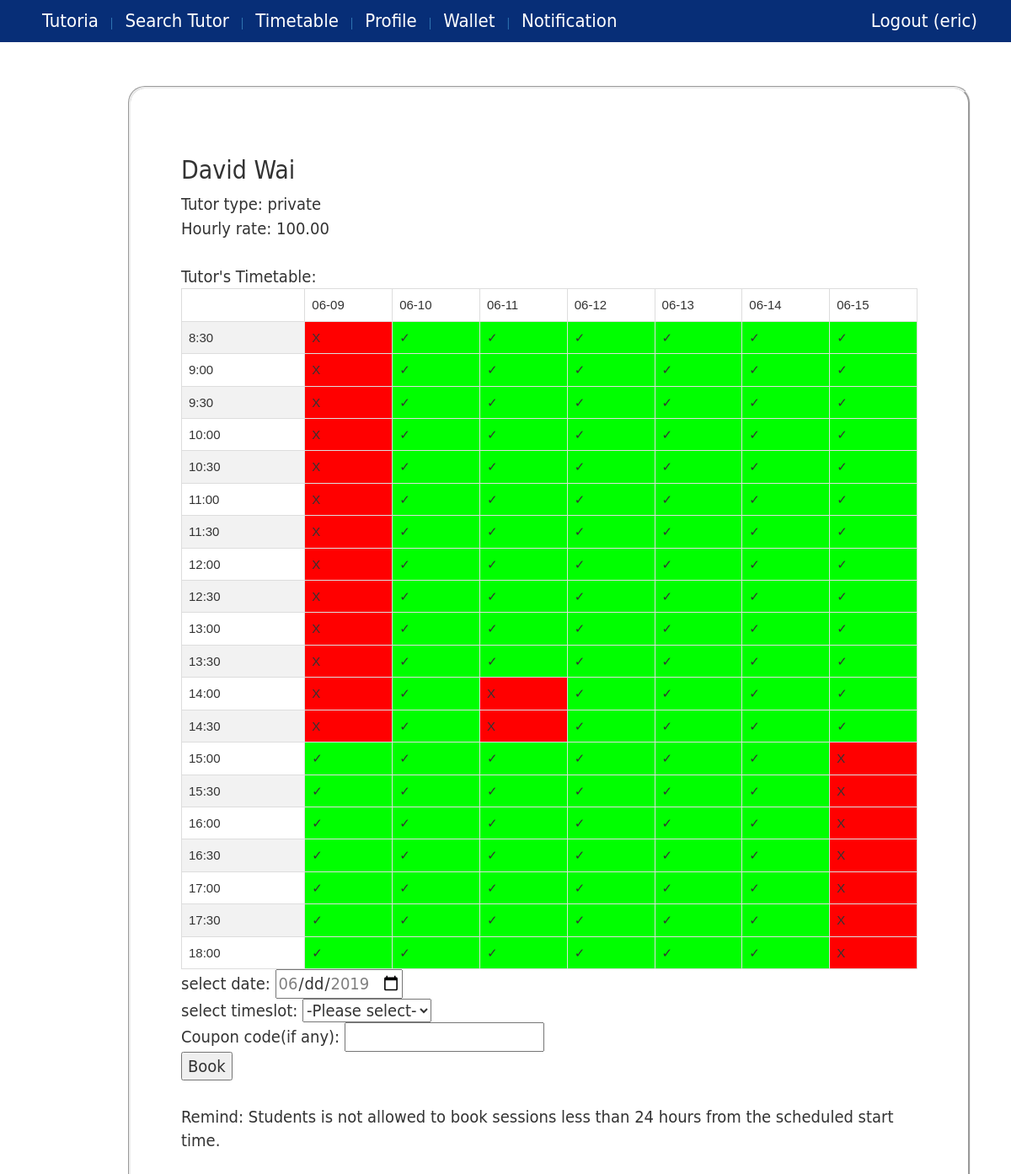
Screenshot of /booktutor/1 (signed in) with the database file from the repository.
### core/models.py (models this page shows, shortened)
class Tutor(models.Model):
    profile = models.OneToOneField(Profile, on_delete=models.CASCADE)
    tutor_type =  models.ForeignKey(TutorType, blank=True, null=True )
    hourly_rate = models.DecimalField(max_digits=10, decimal_places=2, default=Decimal(0.0))
    tag = models.ManyToManyField(Tag, blank=True)
    university = models.ForeignKey(University, blank=True,null=True)
    course = models.ManyToManyField(Course, blank=True)
    bio = models.CharField(max_length=500, blank=True,null=True)
    isHideProfile = models.BooleanField(default=False)
    @property
    def getTutorType(self):
        try:
            return self.tutor_type.tutor_type
        except:
            return ""
    @property
    def isPrivateTutor(self):
        return self.tutor_type.tutor_type=="private"

class Profile(models.Model):
    user = models.OneToOneField(User, on_delete=models.CASCADE)
    phone = models.CharField(max_length=20)
    user_type =  models.ForeignKey(UserType)
    image = models.ImageField(upload_to='profile_image',blank=True)
    wallet = models.OneToOneField(Wallet)
    @property
    def isStudent(self):
        return self.user_type.user_type=="student" or self.user_type.user_type=="both"
    @property
    def isTutor(self):
        return self.user_type.user_type=="tutor" or self.user_type.user_type=="both"
    @property
    def getUserFullName(self):
        user=self.user
        fname=""
        if user.first_name != None:
            fname += user.first_name
        if user.first_name != None and user.last_name != None:
            fname += " " + user.last_name
        elif user.last_name != None:
            fname += user.last_name
        return fname
    @property
    def hasNotification(self):
        return len(Notification.objects.filter(profile=self,checked=False))>0

class TutorType(models.Model):
    tutor_type =  models.CharField(max_length=10)

### core/views.py (the view, shortened to what this page needs)
# urls.py: url(r'^booktutor/(?P<tutor_id>[0-9]+)$', views.bookTutor, name='book_tutor'),
@login_required
def bookTutor(request, tutor_id):
    if request.user.username =="admin":
        request.session['title'] = "Restricted Access"
        request.session['message'] = "You are logged-in as admin."
        return HttpResponseRedirect(reverse('message'))
    if not request.user.profile.isStudent:
        request.session['title'] = "Restricted Access"
        request.session['message'] = "Only student can book tutor."
        return HttpResponseRedirect(reverse('message'))
    tutor = get_object_or_404(Tutor, pk=tutor_id)
    student = request.user.profile.student
    if request.user.profile.isTutor and tutor == request.user.profile.tutor:
        request.session['title'] = "Restricted Access"
        request.session['message'] = "You cannot book tutorial session with yourself."
        return HttpResponseRedirect(reverse('message'))
    context={}
    current = getCurrentDatetime()
    week_after = current + timedelta(days=7)
    context['tutor']=tutor
    row_list = generateBookingTimetable(tutor, student)
    context['row_list']=zip(*row_list)
    if tutor.isPrivateTutor:
        amount = tutor.hourly_rate*Decimal(1.05)
        context['fee']= '%.2f'%amount
    row_list = generateBookingTimetable(tutor, student)
    context['row_list']=zip(*row_list)
    return render(request, 'book_tutor.html', context)

### core/datetimeUtils.py (called while the page is built)
def toLocalDatetime(date):
    local_timezone = timezone(settings.TIME_ZONE)
    try:
        result = date.astimezone(local_timezone)
    except Exception:
        result = date
    return result

def getCurrentDatetime():
    return toLocalDatetime(datetime.now())

### core/utility.py (called while the page is built)
def validateBookingDatetime(date_start, date_end, tutor, student):
    if date_start < getCurrentDatetime()+timedelta(hours=24):
        return False
    if date_start > getCurrentDatetime()+timedelta(days=7):
        return False
    session_list = Session.objects.filter(tutor=tutor).exclude(status="cancelled").exclude(end_date__lte=date_start).exclude(start_date__gte=date_end)
    if len(session_list)>0:
        return False
    if student!=None:
        session_list = Session.objects.filter(student=student).exclude(status="cancelled").exclude(end_date__lte=date_start).exclude(start_date__gte=date_end)
        if len(session_list)>0:
            return False
    return True

### core/templates/book_tutor.html (shortened to what this page needs)
{% extends 'base.html' %}
{% block content %}
<h2>{{tutor.profile.getUserFullName}}</h2>
Tutor type: {{tutor.getTutorType}} <br/>
{% if tutor.isPrivateTutor %}
    Hourly rate: {{tutor.hourly_rate}}<br/>
{% endif %}
<br/>
Tutor's Timetable:
<table id="timetable">
    {% for row in row_list %}
        <tr>
            {% for cell in row %}
                {% if cell is False %}
                    <td bgcolor="#FF0000">X</td>
                {% elif cell is True %}
                    <td bgcolor="#00FF00">✓</td>
                {% else %}
                    <td style="width: 12px">{{cell}}</td>
                {% endif %}
            {% endfor %}
        </tr>
    {% endfor %}
</table>
<form action="{% url 'book_tutor' tutor.id %}" method="POST">
    {% csrf_token %} select date:
    <input id="booking_date" type="date" name="booking_date" /><br/>
    select timeslot:
    {% if tutor.getTutorType == "private" %}
        <select id="booking_time" name="booking_time">
            <option disabled selected value="notSelected"> -Please select- </option>
        </select>
    {% endif %}
    <br/>
    {% if tutor.isPrivateTutor %}
        Coupon code(if any): <input type="text" name="coupon_code" maxlength="12" /> <br/>
        <button type="submit" onclick="return validateFrom(); return confirmBookSession();">Book</button>
    {% else %}
        <button type="submit" onclick="return validateFrom();">Book</button>
    {% endif %}
    <br/><br/>
    <p>Remind: Students is not allowed to book sessions less than 24 hours from the scheduled start time.</p>
</form>
{% endblock %}

### core/templates/base.html (shortened to what this page needs)
{% load static %}
<!DOCTYPE html>
<html>
<head>
    <link rel="stylesheet" href="{% static 'css/base.css' %}">
    <link rel="stylesheet" href="https://maxcdn.bootstrapcdn.com/bootstrap/3.3.7/css/bootstrap.min.css">
</head>
<body>
    <div id="wrapper">
        <header>
            <nav id="navigation">
                <ul>
                    <a href="{% url 'homepage' %}">
                        <li>Tutoria</li>
                    </a>
                    {% ifnotequal user.username "admin" %}
                        {% if user.is_authenticated %}
                            <a href="{% url 'search_tutor' %}">
                                | <li>Search Tutor</li>
                            </a>
                            <a href="{% url 'view_timetable' %}">
                                | <li>Timetable</li>
                            </a>
                            <a href="{% url 'edit_profile' %}">
                                | <li>Profile</li>
                            </a>
                            <a href="{% url 'view_wallet' %}">
                                | <li>Wallet</li>
                            </a>
                            <a href="{% url 'view_notification' %}">
                                {%if user.profile.hasNotification %}
                                    | <li>Notification({{user.profile.getNotificationNum}})</li>
                                {% else %}
                                    | <li>Notification</li>
                                {% endif %}
                            </a>
                            <a href="{% url 'logout' %}" id="logoutButton" class="pull-right">
                                <li>Logout ({{ user.username }}) </li>
                            </a>
                        {% endif %}
                    {% endifnotequal %}
                </ul>
            </nav>
        </header>
        <div id="main">
            <article>
                <section class="box">
                    {% block content %} {% endblock %}
        </div>
    </div>
</body>
</html>

### core/static/css/base.css (style rules this page uses)
* { margin:0 auto; padding:0 auto; }
html,body { height:100%; }
#wrapper { min-height:100%; position:relative; }
a:link { text-decoration: none; }
nav#navigation { position: fixed; border-radius:10px; top:0; left:0; right:0; width: 100%; height: 50px; background-color:rgba(255,255,255,0.2); z-index: 1; }
nav#navigation ul { box-sizing:border-box; list-style:none; height:50px; padding-bottom:5px; background-color:rgb(7, 46, 119); top:5px; }
nav#navigation ul li { box-sizing:border-box; font-family:"Gill Sans", "Gill Sans MT", "Myriad Pro", "DejaVu Sans Condensed", Helvetica, Arial, sans-serif; font-size:22px; font-weight:300; display:inline; border-radius:10px; color:rgb(255, 255, 255); position:relative; line-height:50px; padding-left:10px; padding-right:10px; }
#main { padding-top:50px; padding-bottom:50px; }
.box { overflow: hidden; font-size:20px; font-family:"Gill Sans", "Gill Sans MT", "Myriad Pro", "DejaVu Sans Condensed", Helvetica, Arial, sans-serif; box-sizing:border-box; width:1000px; padding:60px; border:groove; border-radius:20px; margin:2px; position:relative; top:50px; left:150px; }
#logoutButton, #logoutButton, #signupButton { padding-right: 30px; }

### core/templates/book_tutor.html (style rules this page uses)
#timetable { font-family: "Trebuchet MS", Arial, Helvetica, sans-serif; border-collapse: collapse; width: 100%; font-size: 15px; }
#timetable td, #timetable th { border: 1px solid #ddd; padding: 8px; }
#timetable tr:nth-child(even) { background-color: #f2f2f2; }

### rows the page displays
Tutor: profile.getUserFullName "David Wai", getTutorType "private", hourly_rate "100.00"

### other values shown
{{ user.username }} "eric"
{{ cell }} "06-09" "06-10" "06-11" "06-12" "06-13" "06-14" "06-15" "8:30" "9:00" "9:30" "10:00" "10:30" "11:00" "11:30" "12:00" "12:30" "13:00" "13:30" "14:00" "14:30" "15:00" "15:30" "16:00" "16:30" "17:00" "17:30" "18:00"
